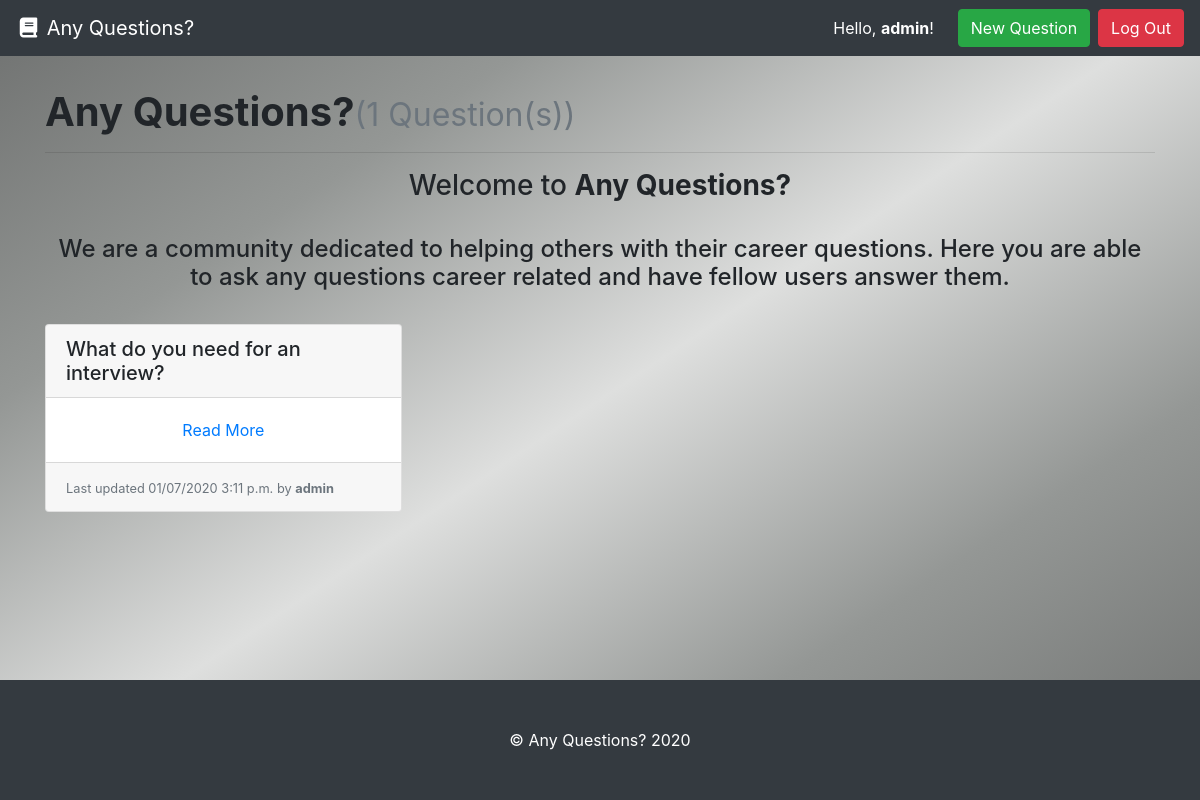
The app's page / (signed in) with its own data.
### question/models.py (models this page shows, shortened)
class Question(models.Model):
    question_text = models.CharField(max_length=settings.QUESTION_NAME_MAX_LENGTH, unique=True,
                             help_text="Title of your question.")
    author = models.ForeignKey(User, on_delete=models.PROTECT,
                            help_text="The user that posted this question.")
    slug = models.CharField(max_length=settings.QUESTION_NAME_MAX_LENGTH, blank=True, editable=False,
                            help_text="Unique URL path to access this question. Generated by the system.")
    created = models.DateTimeField(auto_now_add=True,
                                   help_text="The date and time this question was created. Automatically generated when the model saves.")
    modified = models.DateTimeField(auto_now=True,
                                    help_text="The date and time this page was updated. Automatically generated when the model updates.")

### question/views.py (the view)
# urls.py: path('', QuestionListView.as_view(), name='question-list-view'),
class QuestionListView(ListView):
    model = Question
    def get(self, request):
        questions = self.get_queryset().all()
        return render(request, 'index.html', {
          'questions': questions
        })

### question/templates/index.html (shortened to what this page needs)
{% extends 'base.html' %}
{% load static %}
        {% block head %}
        <link rel="stylesheet" type="text/css" href="{% static 'question/style.css' %}">
        {% endblock head %}
{% block content %}
  <h1><b>Any Questions?</b>{% if questions %}<small class="text-muted">({{ questions|length }} Question(s))</small>{% endif %}</h1>
  <hr>
  <center><h3>Welcome to <b>Any Questions?</b></h3>
    <br>
    <h4>We are a community dedicated to helping others with their career questions.
    Here you are able to ask any questions career related
    and have fellow users answer them.</h4></center>
    <br>
  {% if questions %}
    <div class="card-columns">
      {% for question in questions %}
        {% include "partials/card.html" %}
      {% endfor %}
    </div>
  {% else %}
    <div class="alert alert-primary" role="alert">No questions to display.</div>
  {% endif %}
{% endblock %}

### templates/base.html (shortened to what this page needs)
<!doctype html>
<html lang="en">
  <head>
    <link rel="stylesheet" href="https://stackpath.bootstrapcdn.com/bootstrap/4.3.1/css/bootstrap.min.css"
>
  </head>
  {% block head %}
  {% endblock head %}
  <body>
    <nav class="navbar navbar-expand-md navbar-dark bg-dark">
      <a class="navbar-brand" href="{% url 'question-list-view' %}"><i class="fas fa-fw fa-book"></i> Any Questions?</a>
      <form class="form-inline ml-auto">
        {% if user.is_authenticated %}
        <div class="text-white">Hello, <strong>{{user.username}}</strong>!</div>
        <a href="new_question/" class="btn btn-success ml-4">New Question</a>
        <a href="/accounts/logout" class="btn btn-danger ml-2">Log Out</a>
        {% else %}
        <a href="/accounts/login" class="btn btn-secondary ml-2">Log In</a>
        <a href="/accounts/signup" class="btn btn-primary ml-2">Sign Up</a>
        {% endif %}
      </form>
    </nav>
    <main role="main" class="container" style="margin-top: 4vh;">
      {% block content %}{% endblock %}
    </main>
    <footer class="bg-dark p-5 text-white">
      <center>&copy; Any Questions? 2020</center>
    </footer>
  </body>

### question/templates/partials/card.html
<div class="card mb-3">
    <h5 class="card-header ">{{ question.question_text }}</h5>
    <div class="card-body border-dark">
        <div class="text-center"><a href="{% url 'question-details-page' question.slug %}" title="Read More">Read More</a></div>
    </div>
    <div class="card-footer">
      <small class="text-muted">Last updated {{ question.modified|date:"SHORT_DATETIME_FORMAT" }} by <b>{{ question.author.username }}</b></small>
    </div>
  </div>

### question/static/question/style.css (style rules this page uses)
body { height: 100%; margin: 0; background-repeat: no-repeat; background-attachment: fixed; background-image: linear-gradient(to bottom right, rgb(110, 112, 111),rgb(148, 151, 149),rgb(222, 223, 222),rgb(148, 151, 149), rgb(110, 112, 111)); }
footer { position: fixed; left: 0; bottom: 0; width: 100%; text-align: center; }

### records on screen
Question: question_text "What do you need for an interview?", modified "01/07/2020 3:11 p.m.", author.username "admin"

### other values on screen
{{ user.username }} "admin"
{{ questions|length }} "1"
